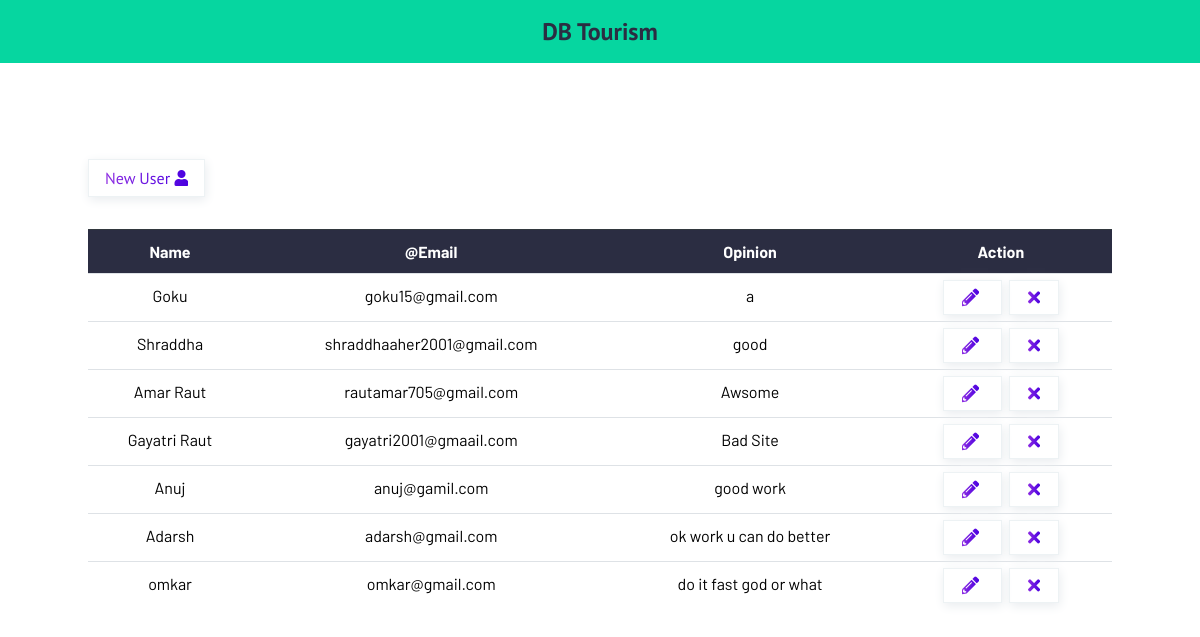
Screenshot of /display/ (signed in) with the database file from the repository.
### dbCrude/models.py (models this page shows)
class user1(models.Model):
    user_name = models.CharField(max_length=50)
    user_email = models.CharField(max_length=50)
    user_opinion = models.TextField(max_length=255)

### dbCrude/views.py (the view)
# urls.py: path("display/",views.display,name="display"),
def display(request):
    if request.user.is_anonymous:
        return redirect("/login")
    details = user1.objects.all()
    dict1 = {
        "display":details,
    }
    return render(request,"display.html",dict1)

### templates/display.html
{% extends 'fstruct.html' %} {% load static %} {% block body %}
<main id="site-main">
  <div class="container">
    <div class="box-nav d-flex justify-between">
      <a href="/add-user/" class="border-shadow">
        <span class="text-gradient">New User <i class="fas fa-user"></i></span>
      </a>
    </div>
    <form action="/" method="POST">
      <table class="table">
        <thead class="thead-dark">
          <tr>
            <th>Name</th>
            <th>@Email</th>
            <th>Opinion</th>
            <th>Action</th>
          </tr>
        </thead>
        <tbody>
          {% for i in display %}
          <tr>
            <td>{{i.user_name}}</td>
            <td>{{i.user_email}}</td>
            <td>{{i.user_opinion}}</td>
            <td>
              <a href="{% url 'edit' i.pk %}" class="btn border-shadow update">
                <span class="text-gradient"><i class="fas fa-pencil-alt"></i></span>
              </a>
              <a href="{% url 'delete' i.pk %}" class="btn border-shadow delete" data-id="#">
                <span class="text-gradient"><i class="fas fa-times"></i></span>
              </a>
            </td>
          </tr>
          {% endfor %}
        </tbody>
      </table>
    </form>
  </div>
</main>
{% endblock body %}

### templates/fstruct.html (shortened to what this page needs)
{% load static %}
<!DOCTYPE html>
<html lang="en">
  <head>
    <link
      rel="stylesheet"
      href="https://cdnjs.cloudflare.com/ajax/libs/font-awesome/5.15.1/css/all.min.css"
    />
    <link rel="stylesheet" href="{% static 'css/m.css' %}" />
    <link rel="stylesheet" href="{% static 'css/m1.css' %}" />
  </head>
  <body>
    <header id="header">
      <nav>
        <div class="container">
          <div class="text-center">
            <a href="/" class="nav-brand text-dark">DB Tourism</a>
          </div>
        </div>
      </nav>
    </header>
    {% block body %}{% endblock body %}
  </body>
</html>

### static/css/m.css (style rules this page uses)
:root { --dark: #2b2d42; --light: #adb5bd; --border: #dee2e6; --border-btn: #edf2f4; }
* { padding: 0; margin: 0; box-sizing: border-box; }
a { text-decoration: none; font-family: "PT Sans", sans-serif; }
.container { max-width: 1024px; margin: auto; }
.nav-brand { font-size: 1.5em; font-weight: bold; }
.d-flex { display: flex; flex-wrap: wrap; }
.justify-between { justify-content: space-between; }
.text-center { text-align: center; }
.border-shadow { border: 1px solid var(--border-btn); box-shadow: 1px 3px 10px #e9ecef; }
.text-dark { color: var(--dark); }
.text-gradient { background: linear-gradient(to right, #8e2de2, #4a00e0); -webkit-background-clip: text; background-clip: text; -webkit-text-fill-color: transparent; }
#header nav { background-color: #06d6a0; padding: 1em 0; width: 100%; }
#site-main { margin-top: 6em; font-family: "Barlow", sans-serif; }
#site-main .container .box-nav > a { font-size: 1em; padding: 0.5em 1em; }
#site-main .container form { margin: 2em 0; }
table { border-spacing: 0px; width: 100%; }
.table td, .table th { padding: 0.75em; vertical-align: top; text-align: center; border-top: 1px solid var(--border); }
.table td > a.btn { padding: 0.3em 1em; font-size: 1.1em; margin: 0 0.2em; }
.table .thead-dark th { color: #fff; background-color: var(--dark); border-color: #32383e; }

### rows the page displays
user1: user_name "Goku", user_email "goku15@gmail.com", user_opinion "a"
user1: user_name "Shraddha", user_email "shraddhaaher2001@gmail.com", user_opinion "good"
user1: user_name "Amar Raut", user_email "rautamar705@gmail.com", user_opinion "Awsome"
user1: user_name "Gayatri Raut", user_email "gayatri2001@gmaail.com", user_opinion "Bad Site"
user1: user_name "Anuj", user_email "anuj@gamil.com", user_opinion "good work"
user1: user_name "Adarsh", user_email "adarsh@gmail.com", user_opinion "ok work u can do better"
user1: user_name "omkar", user_email "omkar@gmail.com", user_opinion "do it fast god or what"
